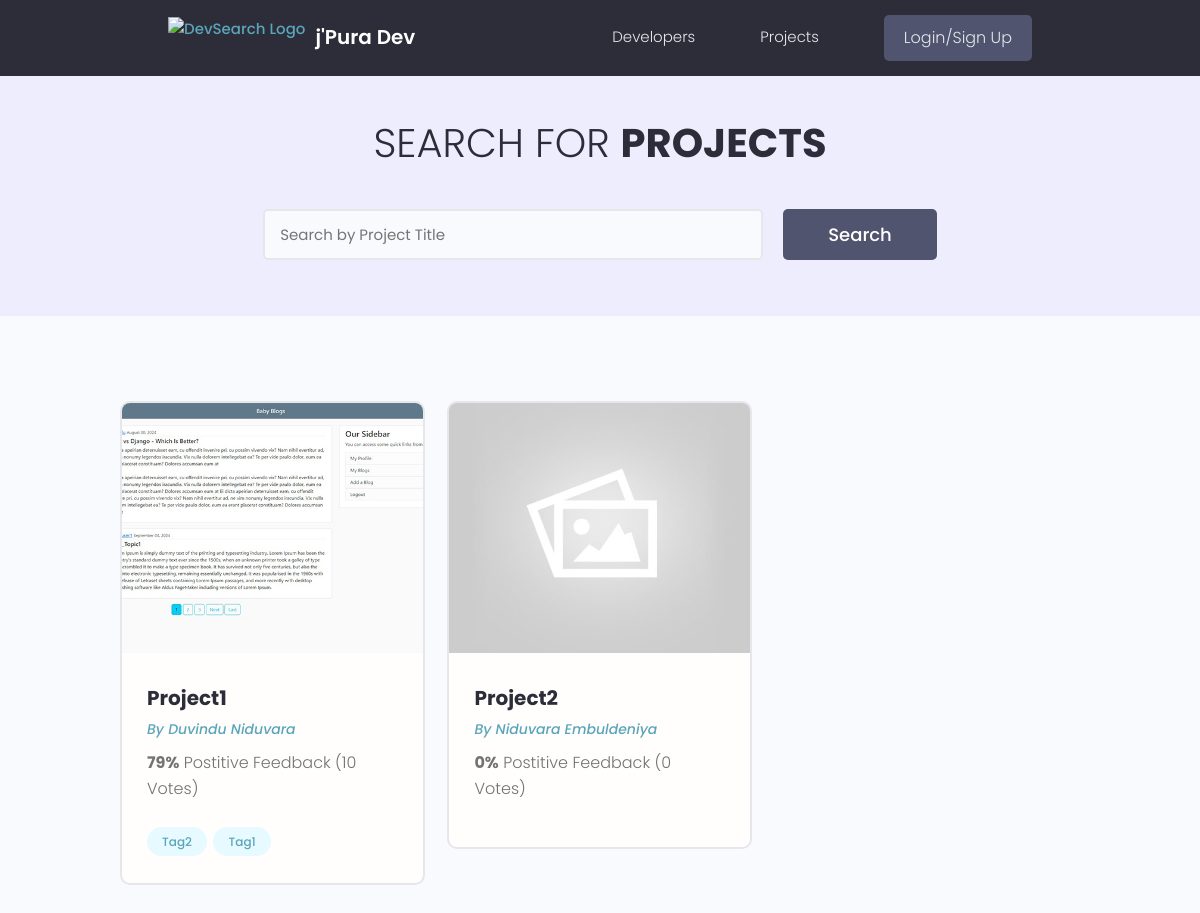
/projects/, run on the app's committed database.
### home/models.py (models this page shows, shortened)
class Project(models.Model):
    owner = models.ForeignKey(User, on_delete=models.CASCADE)
    title = models.CharField(max_length=200)
    description = models.TextField()
    source_link = models.CharField(max_length=200, blank=True, null=True)
    image = models.ImageField(upload_to='uploaded_project_model/', blank=True, null=True)
    vote_total = models.IntegerField(default=0)
    vote_ratio = models.IntegerField(default=0)
    created = models.DateTimeField(auto_now_add=True)

class Profile(models.Model):
    user = models.OneToOneField(User, on_delete=models.CASCADE)
    name = models.CharField(max_length=200, null=True)
    short_intro = models.CharField(max_length=200, null=True)
    bio = models.TextField(null=True)
    location = models.CharField(max_length=200, null=True)
    image = models.ImageField(upload_to='uploaded_profile_model/', blank=True, null=True)
    github_url = models.CharField(max_length=200, blank=True, null=True)
    linkedin_url = models.CharField(max_length=200, blank=True, null=True)
    web_url = models.CharField(max_length=200, blank=True, null=True)
    created = models.DateTimeField(auto_now_add=True)

class Tag(models.Model):
    name = models.CharField(max_length=200)
    project = models.ForeignKey(Project, on_delete=models.CASCADE)
    created = models.DateField(auto_now_add=True)

### home/views.py (the view)
# urls.py: path('projects/', projects, name = 'projects'),
def projects(request):
    projects = Project.objects.all()
    context = {'projects':projects}
    return render(request, 'home/projects.html', context)

### home/templates/home/projects.html (shortened to what this page needs)
{% extends 'base.html' %}
{% load static %}
{% block content %}
  <main class="projects">
    <section class="hero-section text-center">
      <div class="container container--narrow">
        <div class="hero-section__box">
          <h2>Search for <span>Projects</span></h2>
        </div>
        <div class="hero-section__search">
          <form class="form" action="#" method="get">
            <div class="form__field">
              <input class="input input--text" id="formInput#search" type="text" name="text"
                placeholder="Search by Project Title" />
            </div>
            <input class="btn btn--sub btn--lg" type="submit" value="Search" />
          </form>
        </div>
      </div>
    </section>
    <section class="projectsList">
      <div class="container">
        <div class="grid grid--three">
          {% for project in projects %}
          <div class="column">
            <div class="card project">
              <a href="{% url 'project' project.id %}" class="project">
                {% if project.image %}
                    <img class="project__thumbnail" src="{{project.image.url}}" alt="project thumbnail" />
                {% else %}
                    <img class="project__thumbnail" src="{% static 'static_project_model/default.jpg' %}" alt="project thumbnail" />
                {% endif %}
                <div class="card__body">
                  <h3 class="project__title">{{project.title}}</h3>
                  <p><a class="project__author" href="{% url 'profile' project.owner.username %}">By {{project.owner.profile.name}}</a></p>
                  <p class="project--rating">
                    <span style="font-weight: bold;">{{project.vote_ratio}}%</span> Postitive
                    Feedback ({{project.vote_total}} Vote{{project.vote_total|pluralize:'s'}})
                  </p>
                  <div class="project__tags">
                    {% for tag in project.tag_set.all %}
                        <span class="tag tag--pill tag--main">
                            <small>{{tag.name}}</small>
                        </span>
                    {% endfor %}
                  </div>
                </div>
              </a>
            </div>
          </div>
          {% endfor %}
        </div>
      </div>
    </section>
  </main>
{% endblock content %}

### templates/base.html (shortened to what this page needs)
{% load static %}
<!DOCTYPE html>
<html lang="en">
<head>
    <link rel="stylesheet" href="https://cdn.iconmonstr.com/1.3.0/css/iconmonstr-iconic-font.min.css" />
    <link rel="stylesheet" href="{% static 'uikit/styles/uikit.css' %}" />
    <link rel="stylesheet" href="{% static 'styles/app.css' %}" />
    <link rel="stylesheet" href="{% static 'styles/custom.css' %}">
</head>
<body>
    {% include 'navbar.html' %}
    {% block content %}
    {% endblock content %}
</body>
</html>

### templates/navbar.html (shortened to what this page needs)
{% load static %}
  <header class="header">
    <div class="container container--narrow">
      <a href="{% url 'home' %}" class="header__logo" style="display: flex; align-items: center; gap: 10px; text-decoration: none;">
        <img src="{% static 'static_web_images/logo.png' %}" alt="DevSearch Logo" style="height: 40px; width: auto;">
        <h1 style="margin: 0; font-size: 2rem; color: white; font-weight: 550;">j'Pura Dev</h1>
      </a>
      <nav class="header__nav">
        <ul class="header__menu">
          <li class="header__menuItem"><a href="{% url 'home' %}">Developers</a></li>
          <li class="header__menuItem"><a href="{% url 'projects' %}">Projects</a></li>
          {% if request.user.is_authenticated %}
            <li class="header__menuItem"><a href="">Inbox</a></li>
            <li class="header__menuItem"><a href="{% url 'my-account' request.user.username %}">Account</a></li>
            <li class="header__menuItem"><a href="{% url 'logout' %}" class="btn btn--sub">Logout</a></li>
          {% else %}
            <li class="header__menuItem"><a href="{% url 'login' %}" class="btn btn--sub">Login/Sign Up</a></li>
          {% endif %}
        </ul>
      </nav>
    </div>
  </header>

### static/styles/app.css (style rules this page uses)
:root { --color-sub: #2d2d39; }
.btn--sub { background-color: var(--color-sub-light); }
.card { border: 2px solid var(--color-light); }
img { width: 100%; }
.header { position: sticky; z-index: 111; background-color: var(--color-sub); padding: 1.5rem 0; }
.header > .container { display: flex; justify-content: space-between; align-items: center; }
.header__logo > img { height: 3.8rem; }
.header__nav > ul { display: inline-flex; align-items: center; list-style: none; gap: 6.5rem; }
.header__menuItem > a { color: var(--color-light); font-weight: 300; }
.hero-section { height: 40vh; display: flex; align-items: center; background-color: var(--color-sub); }
.hero-section__box { margin-bottom: 4rem; }
.hero-section__box > h2, .hero-section__box > h2 > span { font-size: 4rem; color: var(--color-light); line-height: 1.3; text-transform: uppercase; }
.hero-section__box > h2 { font-weight: 300; }
.hero-section__box > h2 > span { font-weight: 700; }
.hero-section__search > .form { display: flex; align-items: center; justify-content: center; gap: 2rem; }
.hero-section__search > .form input.input--text { width: 50rem; }
.project__author { font-size: 1.4rem; font-style: italic; }
.project--rating { margin-bottom: 1.6em; margin-top: .5em; }
.projects > .hero-section { background: var(--color-sub-lighter); height: 30vh; }
.projects .hero-section__box { margin-bottom: 2.5rem; }
.projects .hero-section__box > h2 { color: var(--color-sub); }
.projects .hero-section__box > h2 > span { font-weight: 700; color: var(--color-sub); }
.projectsList { margin-top: 8rem; }
.project__thumbnail { height: 25rem; object-fit: cover; object-position: top center; }
.project__title { font-size: 2rem; font-weight: 700; color: var(--color-sub); }

### static/uikit/styles/modules/_variables.css (style rules this page uses)
:root { --color-main: #5aa5b9; --color-main-light: #e6faff; --color-sub: #3f4156; --color-sub-light: #51546e; --color-sub-lighter: #ededfd; --color-text: #737373; --color-gray: #8b8b8b; --color-light: #e5e7eb; --color-light-gray: #767676; --color-bg: #f8fafd; --color-white: #fffefd; --color-white-light: #f3f3f3; --color-success: #359e64; --color-success-bg: #def8e8; --color-error: #fc4b0b; --color-error-bg: #fff2ee; --font-base: 'Poppins', arial, helvetica, 'Segoe UI', roboto, ubuntu, sans-serif; --font-monospace: 'Fira Code', 'Courier New', courier, monospace; --font-regular: 300; --font-medium: 500; --font-bold: 700; --generic-shadow: 1px 1px 5px #00000010; --generic-transition: all 0.3s ease-in-out; }

### static/uikit/styles/modules/_base.css (style rules this page uses)
* { margin: 0; padding: 0; box-sizing: border-box; text-rendering: optimizeLegibility; color: inherit; font-size: inherit; }
html { font-size: 50%; }
@media only screen and (min-width: 480px) { html { font-size: 56.25%; } }
@media only screen and (min-width: 1200px) { html { font-size: 62.5%; } }
body { line-height: 1.6; font-weight: 400; font-size: 1.5rem; color: var(--color-text); background-color: var(--color-bg); min-height: 100vh; }

### static/uikit/styles/modules/_typography.css (style rules this page uses)
* { font-family: var(--font-base); }
h1 { font-size: 4.8rem; font-weight: var(--font-medium); }
h2 { font-size: 3.6rem; font-weight: var(--font-bold); }
h3 { font-size: 3.2rem; font-weight: var(--font-medium); }
p, span, strong { font-size: 1.6rem; color: var(--color-text); font-weight: var(--font-regular); }
a { padding-bottom: 2px; text-decoration: none; display: inline-block; color: var(--color-main); font-weight: var(--font-medium); }

### static/uikit/styles/modules/_utilities.css (style rules this page uses)
.container { width: 92%; max-width: 165rem; margin: 0 auto; box-sizing: border-box; }
.container--narrow { width: 92%; max-width: 120rem; }
@media screen and (min-width: 1000px) { .container { width: 90%; } }
@media screen and (min-width: 1000px) { .container--narrow { width: 85%; } }
@media screen and (min-width: 1200px) { .container { width: 80%; } }
@media screen and (min-width: 1200px) { .container--narrow { width: 72%; } }
.text-center { text-align: center; }

### static/uikit/styles/modules/_button.css (style rules this page uses)
.btn { display: inline-block; position: relative; cursor: pointer; background-color: var(--color-light); font-weight: var(--font-medium); color: var(--color-sub); text-decoration: none; padding: 1rem 2rem; border-radius: 0.5rem; border: none; width: -webkit-fit-content; width: -moz-fit-content; width: fit-content; height: -webkit-fit-content; height: -moz-fit-content; height: fit-content; font-size: 1.6rem; outline-width: 0; outline-color: transparent; -webkit-backface-visibility: hidden; backface-visibility: hidden; transition: all 0.3s ease-in-out; }
.btn--sub { background-color: var(--color-sub); color: var(--color-white); }
.btn--lg { font-size: 1.8rem; padding: 1.2rem 4.5rem; }

### data on the page
Project: image (picture), title "Project1", owner.profile.name "Duvindu Niduvara", vote_ratio "79", vote_total "10"
Tag: name "Tag2"
Tag: name "Tag1"
Project: title "Project2", owner.profile.name "Niduvara Embuldeniya", vote_ratio "0", vote_total "0"
